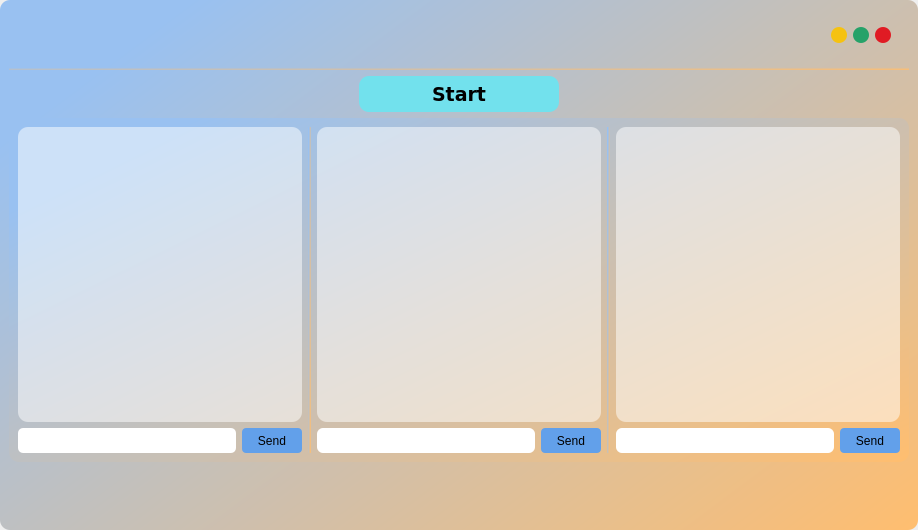
<?xml version="1.0" encoding="UTF-8"?>
<ui version="4.0">
 <class>Form</class>
 <widget class="QWidget" name="Form">
  <property name="geometry">
   <rect>
    <x>0</x>
    <y>0</y>
    <width>918</width>
    <height>530</height>
   </rect>
  </property>
  <property name="windowTitle">
   <string>Form</string>
  </property>
  <property name="styleSheet">
   <string notr="true"/>
  </property>
  <layout class="QVBoxLayout" name="verticalLayout_2">
   <property name="leftMargin">
    <number>0</number>
   </property>
   <property name="topMargin">
    <number>0</number>
   </property>
   <property name="rightMargin">
    <number>0</number>
   </property>
   <property name="bottomMargin">
    <number>0</number>
   </property>
   <item>
    <widget class="QWidget" name="widget" native="true">
     <property name="styleSheet">
      <string notr="true">background-color: qlineargradient(spread:pad, x1:0.0204082, y1:0.244, x2:1, y2:1, stop:0 rgba(153, 193, 241, 255), stop:1 rgba(255, 190, 111, 255));
border-radius:10px;</string>
     </property>
     <layout class="QVBoxLayout" name="verticalLayout_7">
      <item>
       <widget class="QFrame" name="frame">
        <property name="styleSheet">
         <string notr="true">background-color: none;</string>
        </property>
        <property name="frameShape">
         <enum>QFrame::StyledPanel</enum>
        </property>
        <property name="frameShadow">
         <enum>QFrame::Raised</enum>
        </property>
        <layout class="QHBoxLayout" name="horizontalLayout_7">
         <item>
          <widget class="QLabel" name="label_2">
           <property name="styleSheet">
            <string notr="true">background-color: none;</string>
           </property>
           <property name="text">
            <string/>
           </property>
          </widget>
         </item>
         <item>
          <widget class="QLabel" name="label">
           <property name="maximumSize">
            <size>
             <width>16777215</width>
             <height>44</height>
            </size>
           </property>
           <property name="font">
            <font>
             <family>DejaVu Sans</family>
             <pointsize>12</pointsize>
             <weight>75</weight>
             <bold>true</bold>
            </font>
           </property>
           <property name="styleSheet">
            <string notr="true">background-color: rgba(191, 64, 64, 0);</string>
           </property>
           <property name="text">
            <string/>
           </property>
           <property name="alignment">
            <set>Qt::AlignCenter</set>
           </property>
          </widget>
         </item>
         <item>
          <spacer name="horizontalSpacer">
           <property name="orientation">
            <enum>Qt::Horizontal</enum>
           </property>
           <property name="sizeHint" stdset="0">
            <size>
             <width>40</width>
             <height>20</height>
            </size>
           </property>
          </spacer>
         </item>
         <item>
          <widget class="QFrame" name="frame_2">
           <property name="styleSheet">
            <string notr="true">background-color: none;</string>
           </property>
           <property name="frameShape">
            <enum>QFrame::StyledPanel</enum>
           </property>
           <property name="frameShadow">
            <enum>QFrame::Raised</enum>
           </property>
           <layout class="QHBoxLayout" name="horizontalLayout_8">
            <item>
             <widget class="QPushButton" name="min">
              <property name="minimumSize">
               <size>
                <width>16</width>
                <height>16</height>
               </size>
              </property>
              <property name="maximumSize">
               <size>
                <width>16</width>
                <height>16</height>
               </size>
              </property>
              <property name="cursor">
               <cursorShape>PointingHandCursor</cursorShape>
              </property>
              <property name="styleSheet">
               <string notr="true">background-color: rgb(245, 194, 17);
border-radius : 8px;
</string>
              </property>
              <property name="text">
               <string/>
              </property>
             </widget>
            </item>
            <item>
             <widget class="QPushButton" name="max">
              <property name="minimumSize">
               <size>
                <width>16</width>
                <height>16</height>
               </size>
              </property>
              <property name="maximumSize">
               <size>
                <width>16</width>
                <height>16</height>
               </size>
              </property>
              <property name="cursor">
               <cursorShape>PointingHandCursor</cursorShape>
              </property>
              <property name="styleSheet">
               <string notr="true">background-color: rgb(38, 162, 105);
border-radius : 8px;
</string>
              </property>
              <property name="text">
               <string/>
              </property>
             </widget>
            </item>
            <item>
             <widget class="QPushButton" name="cls">
              <property name="minimumSize">
               <size>
                <width>16</width>
                <height>16</height>
               </size>
              </property>
              <property name="maximumSize">
               <size>
                <width>16</width>
                <height>16</height>
               </size>
              </property>
              <property name="cursor">
               <cursorShape>PointingHandCursor</cursorShape>
              </property>
              <property name="styleSheet">
               <string notr="true">background-color: rgb(224, 27, 36);
border-radius : 8px;
</string>
              </property>
              <property name="text">
               <string/>
              </property>
             </widget>
            </item>
           </layout>
          </widget>
         </item>
        </layout>
       </widget>
      </item>
      <item>
       <widget class="Line" name="line_3">
        <property name="orientation">
         <enum>Qt::Horizontal</enum>
        </property>
       </widget>
      </item>
      <item>
       <layout class="QVBoxLayout" name="verticalLayout">
        <item>
         <layout class="QVBoxLayout" name="verticalLayout_3">
          <item>
           <layout class="QHBoxLayout" name="horizontalLayout">
            <item>
             <widget class="QPushButton" name="strsbtn">
              <property name="minimumSize">
               <size>
                <width>0</width>
                <height>36</height>
               </size>
              </property>
              <property name="maximumSize">
               <size>
                <width>200</width>
                <height>16777215</height>
               </size>
              </property>
              <property name="font">
               <font>
                <family>DejaVu Sans</family>
                <pointsize>14</pointsize>
                <weight>75</weight>
                <bold>true</bold>
               </font>
              </property>
              <property name="cursor">
               <cursorShape>PointingHandCursor</cursorShape>
              </property>
              <property name="styleSheet">
               <string notr="true">background-color: rgb(114, 225, 237);
</string>
              </property>
              <property name="text">
               <string>Start</string>
              </property>
             </widget>
            </item>
           </layout>
          </item>
         </layout>
        </item>
        <item>
         <widget class="QWidget" name="Quiz" native="true">
          <property name="enabled">
           <bool>true</bool>
          </property>
          <layout class="QHBoxLayout" name="horizontalLayout_3">
           <item>
            <layout class="QHBoxLayout" name="horizontalLayout_2">
             <item>
              <layout class="QVBoxLayout" name="verticalLayout_6">
               <item>
                <widget class="QTextEdit" name="a1">
                 <property name="enabled">
                  <bool>true</bool>
                 </property>
                 <property name="styleSheet">
                  <string notr="true">background-color: rgba(255, 255, 255, 130);</string>
                 </property>
                 <property name="readOnly">
                  <bool>true</bool>
                 </property>
                </widget>
               </item>
               <item>
                <layout class="QHBoxLayout" name="horizontalLayout_4">
                 <item>
                  <widget class="QLineEdit" name="aa1">
                   <property name="enabled">
                    <bool>false</bool>
                   </property>
                   <property name="minimumSize">
                    <size>
                     <width>0</width>
                     <height>25</height>
                    </size>
                   </property>
                   <property name="styleSheet">
                    <string notr="true">background-color: rgb(255, 255, 255);
border-radius : 5px;</string>
                   </property>
                  </widget>
                 </item>
                 <item>
                  <widget class="QPushButton" name="s1">
                   <property name="enabled">
                    <bool>false</bool>
                   </property>
                   <property name="minimumSize">
                    <size>
                     <width>60</width>
                     <height>25</height>
                    </size>
                   </property>
                   <property name="cursor">
                    <cursorShape>PointingHandCursor</cursorShape>
                   </property>
                   <property name="styleSheet">
                    <string notr="true">background-color: rgb(98, 160, 234);
color: rgb(0, 0, 0);
border-radius : 4px;</string>
                   </property>
                   <property name="text">
                    <string>Send</string>
                   </property>
                  </widget>
                 </item>
                </layout>
               </item>
              </layout>
             </item>
             <item>
              <widget class="Line" name="line">
               <property name="orientation">
                <enum>Qt::Vertical</enum>
               </property>
              </widget>
             </item>
             <item>
              <layout class="QVBoxLayout" name="verticalLayout_5">
               <item>
                <widget class="QTextEdit" name="a2">
                 <property name="enabled">
                  <bool>true</bool>
                 </property>
                 <property name="styleSheet">
                  <string notr="true">background-color: rgba(255, 255, 255, 130);</string>
                 </property>
                 <property name="readOnly">
                  <bool>true</bool>
                 </property>
                </widget>
               </item>
               <item>
                <layout class="QHBoxLayout" name="horizontalLayout_5">
                 <item>
                  <widget class="QLineEdit" name="aa2">
                   <property name="enabled">
                    <bool>false</bool>
                   </property>
                   <property name="minimumSize">
                    <size>
                     <width>0</width>
                     <height>25</height>
                    </size>
                   </property>
                   <property name="styleSheet">
                    <string notr="true">background-color: rgb(255, 255, 255);
border-radius : 6px;</string>
                   </property>
                  </widget>
                 </item>
                 <item>
                  <widget class="QPushButton" name="s2">
                   <property name="enabled">
                    <bool>false</bool>
                   </property>
                   <property name="minimumSize">
                    <size>
                     <width>60</width>
                     <height>25</height>
                    </size>
                   </property>
                   <property name="cursor">
                    <cursorShape>PointingHandCursor</cursorShape>
                   </property>
                   <property name="styleSheet">
                    <string notr="true">background-color: rgb(98, 160, 234);
color: rgb(0, 0, 0);
border-radius : 4px;</string>
                   </property>
                   <property name="text">
                    <string>Send</string>
                   </property>
                  </widget>
                 </item>
                </layout>
               </item>
              </layout>
             </item>
             <item>
              <widget class="Line" name="line_2">
               <property name="orientation">
                <enum>Qt::Vertical</enum>
               </property>
              </widget>
             </item>
             <item>
              <layout class="QVBoxLayout" name="verticalLayout_4">
               <item>
                <widget class="QTextEdit" name="a3">
                 <property name="enabled">
                  <bool>true</bool>
                 </property>
                 <property name="styleSheet">
                  <string notr="true">background-color: rgba(255, 255, 255, 130);</string>
                 </property>
                 <property name="readOnly">
                  <bool>true</bool>
                 </property>
                </widget>
               </item>
               <item>
                <layout class="QHBoxLayout" name="horizontalLayout_6">
                 <item>
                  <widget class="QLineEdit" name="aa3">
                   <property name="enabled">
                    <bool>false</bool>
                   </property>
                   <property name="minimumSize">
                    <size>
                     <width>0</width>
                     <height>25</height>
                    </size>
                   </property>
                   <property name="styleSheet">
                    <string notr="true">background-color: rgb(255, 255, 255);
border-radius : 6px;</string>
                   </property>
                  </widget>
                 </item>
                 <item>
                  <widget class="QPushButton" name="s3">
                   <property name="enabled">
                    <bool>false</bool>
                   </property>
                   <property name="minimumSize">
                    <size>
                     <width>60</width>
                     <height>25</height>
                    </size>
                   </property>
                   <property name="cursor">
                    <cursorShape>PointingHandCursor</cursorShape>
                   </property>
                   <property name="styleSheet">
                    <string notr="true">background-color: rgb(98, 160, 234);
color: rgb(0, 0, 0);
border-radius : 4px;</string>
                   </property>
                   <property name="text">
                    <string>Send</string>
                   </property>
                  </widget>
                 </item>
                </layout>
               </item>
              </layout>
             </item>
            </layout>
           </item>
          </layout>
         </widget>
        </item>
       </layout>
      </item>
      <item>
       <widget class="QFrame" name="frame_4">
        <property name="minimumSize">
         <size>
          <width>0</width>
          <height>34</height>
         </size>
        </property>
        <property name="styleSheet">
         <string notr="true">background-color: rgba(191, 64, 64, 0);</string>
        </property>
        <property name="frameShape">
         <enum>QFrame::StyledPanel</enum>
        </property>
        <property name="frameShadow">
         <enum>QFrame::Raised</enum>
        </property>
        <layout class="QHBoxLayout" name="horizontalLayout_10">
         <item>
          <spacer name="horizontalSpacer_2">
           <property name="orientation">
            <enum>Qt::Horizontal</enum>
           </property>
           <property name="sizeHint" stdset="0">
            <size>
             <width>40</width>
             <height>20</height>
            </size>
           </property>
          </spacer>
         </item>
         <item>
          <widget class="QLabel" name="abt">
           <property name="minimumSize">
            <size>
             <width>35</width>
             <height>35</height>
            </size>
           </property>
           <property name="maximumSize">
            <size>
             <width>35</width>
             <height>35</height>
            </size>
           </property>
           <property name="cursor">
            <cursorShape>PointingHandCursor</cursorShape>
           </property>
           <property name="text">
            <string/>
           </property>
          </widget>
         </item>
        </layout>
       </widget>
      </item>
     </layout>
    </widget>
   </item>
  </layout>
 </widget>
 <tabstops>
  <tabstop>aa1</tabstop>
  <tabstop>aa2</tabstop>
  <tabstop>aa3</tabstop>
  <tabstop>strsbtn</tabstop>
  <tabstop>a1</tabstop>
  <tabstop>min</tabstop>
  <tabstop>s1</tabstop>
  <tabstop>a2</tabstop>
  <tabstop>max</tabstop>
  <tabstop>s2</tabstop>
  <tabstop>a3</tabstop>
  <tabstop>cls</tabstop>
  <tabstop>s3</tabstop>
 </tabstops>
 <resources/>
 <connections/>
</ui>
